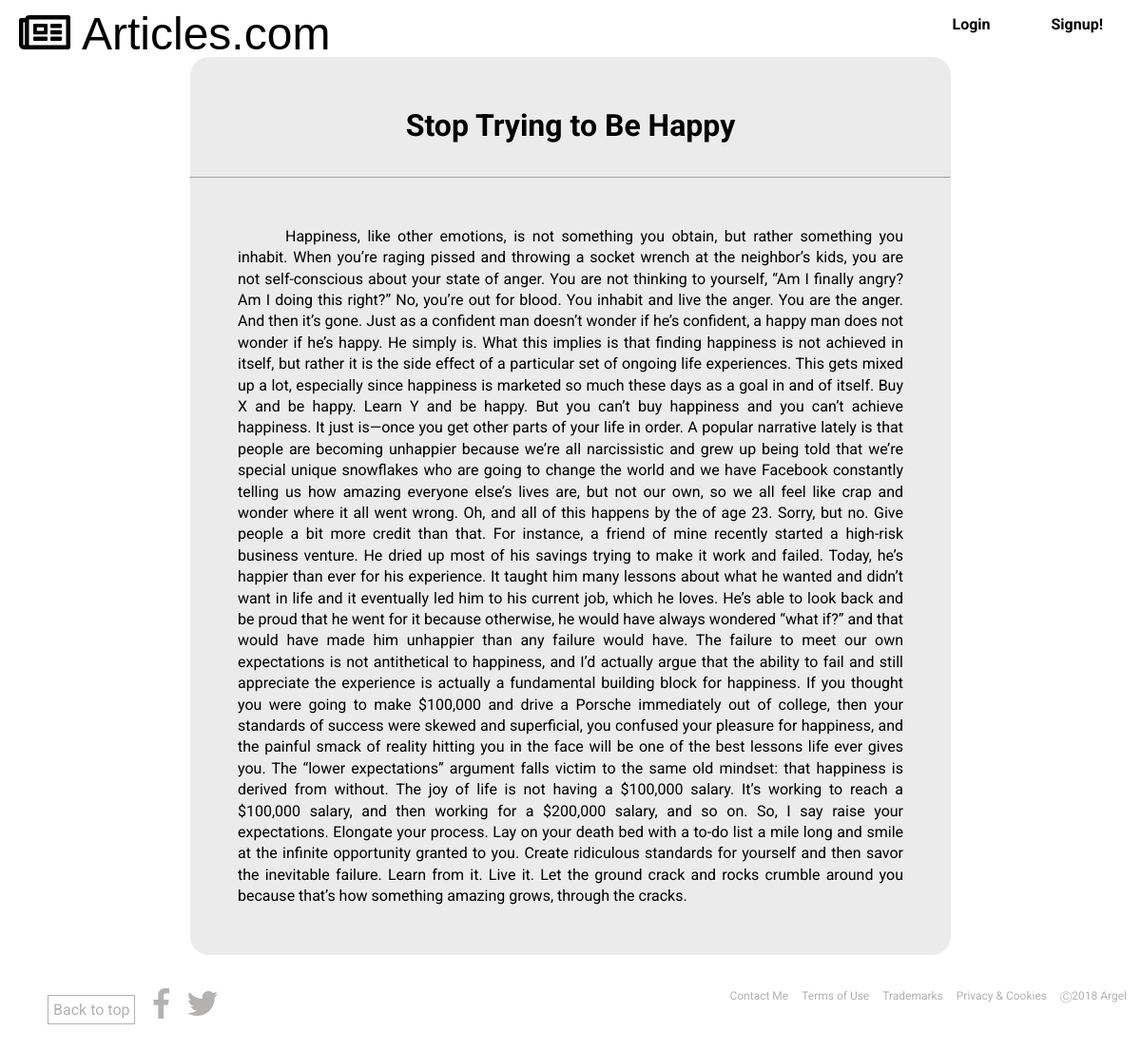
The app's page /stop-trying-to-be-happy/ with its own data.
### blog_app/models.py (models this page shows, shortened)
class Article(models.Model):
    title = models.CharField(max_length=200)
    slug = models.SlugField()
    body = models.TextField()
    date = models.DateTimeField(auto_now_add=True)
    thumb = models.ImageField(default='default.png', blank=True)
    author = models.ForeignKey(User, default = None, on_delete = models.CASCADE)

### blog_app/views.py (the view)
# urls.py: path("<slug>/", views.article_detail, name='detail'),
def article_detail(request,slug):
    article = Article.objects.get(slug=slug)
    return render(request,'blog_app/article_detail.html',{'article':article})

### blog_app/templates/blog_app/article_detail.html
{% extends 'base_layout.html' %}
{% block content %}
<div class="article-detail">
        <h1>{{ article.title }}</h1>
        <hr>
        <p>{{ article.body }}</p>
</div>
{% endblock %}

### assets/styless.css (style rules this page uses)
* { margin: 0; font-family: 'Roboto', sans-serif; }
body { position: relative; padding-bottom: 100px; line-height: 1.428571429; }
.about li a,p { text-decoration: none; color: rgb(180, 177, 177); }
.article-detail { background: #ebebeb; margin: 0 200px 0 200px; border-radius: 20px; min-height: 450px; }
.article-detail h1 { padding-top: 50px; padding-bottom: 30px; text-align: center; font-weight: bolder; }
.article-detail p { padding: 50px; text-align: justify; text-justify: auto; color: black; line-height: 1.4em; text-indent: 50px; }

### records on screen
Article: title "Stop Trying to Be Happy", body "Happiness, like other emotions, is not something you obtain, but rather something you inhabit. When you’re raging pissed and throwing a socket wrench at the neighbor’s kids, you are not self-conscious about your state of anger. You are not thinking to yourself, “Am I finally angry? Am I doing this right?” No, you’re out for blood. You inhabit and live the anger. You are the anger. And then it’s gone. Just as a confident man doesn’t wonder if he’s confident, a happy man does not wonder if he’s happy. He simply is. What this implies is that finding happiness is not achieved in itself, but rather it is the side effect of a particular set of ongoing life experiences. This gets mixed up a lot,…"
